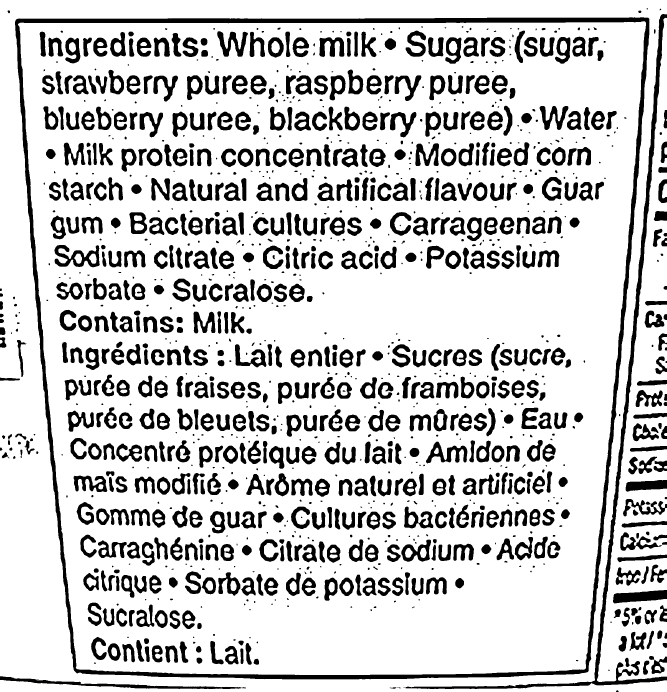
#> input picture processed_output.png, 2000 x 2076 px (shown at 1/3 size)
$ python -i preprocessing_old.py   (imports and definitions only)   (older library calls are emulated)
#> lines starting #> are read from the running program, lines starting #| are printed output that depends on the picture; after the words box and inside, x2 and y2 are one past the last pixel; in counts of white or black regions, pixels touching at a corner belong together
#> `picture = cv2.imread('../../processed_output.png', cv2.IMREAD_GRAYSCALE)`: picture: shape (2076, 2000); 79.8% white; 1256 black regions (236 under 20 px), largest, box (x1, y1, x2, y2) and area: (45, 52, 1948, 2038) 88315, (1210, 42, 2000, 2067) 31417, (0, 2029, 725, 2067) 5667
from dataclasses import dataclass
from typing import Optional, Tuple
import cv2
import numpy as np

### CONSTANTS ###
TARGET_WIDTH = 1800          # every image is resized to this width (keeps scan time predictable, criterion #20)
SHARPNESS_THRESHOLD = 100.0  # minimum Laplacian variance, measured AFTER resizing so it is consistent
USE_SHARPENING = False       # experimental: switch on to compare confidence with/without
MEDIAN_KERNEL = 5            # must be odd; wider than the grain left after resizing
CLAHE_CLIP_LIMIT = 1.5
CLAHE_TILE_GRID = (8, 8)
ADAPTIVE_BLOCK_SIZE = 51     # must be odd; larger than a character stroke at TARGET_WIDTH
ADAPTIVE_C = 12              # higher = thinner strokes, less flat-area speckle
MIN_COMPONENT_AREA = 15      # blobs smaller than this (in pixels) are treated as noise
ROI_MIN_AREA_RATIO = 0.10    # candidate text box must cover 10-90% of the image
ROI_MAX_AREA_RATIO = 0.90
ROI_PADDING = 10             # pixels kept around the detected box


@dataclass
class PreprocessResult:
    success: bool
    image: Optional[np.ndarray] = None
    reason: Optional[str] = None


def convert_to_greyscale(image: np.ndarray) -> np.ndarray:
    """Converts a BGR image array into a 1-channel greyscale image."""
    return cv2.cvtColor(image, cv2.COLOR_BGR2GRAY)


# [8 lines left out: function resize_to_target_width, not called in this run]


def calculate_sharpness(grey_image: np.ndarray) -> float:
    """Variance of the Laplacian. Low variance means few sharp edges, so the image is blurry."""
    return float(cv2.Laplacian(grey_image, cv2.CV_64F).var())


# [13 lines left out: functions remove_noise, sharpen_image, not called in this run]


def normalize_contrast(grey_image: np.ndarray) -> np.ndarray:
    """Stretches pixel intensities across the full 0-255 range to fix dim lighting."""
    return cv2.normalize(grey_image, None, alpha=0, beta=255, norm_type=cv2.NORM_MINMAX)


# [28 lines left out: functions enhance_contrast, apply_threshold, remove_small_components, not called in this run]


def find_text_region(grey_image: np.ndarray) -> Optional[Tuple[int, int, int, int]]:
    """Looks for the largest four-sided contour (the boxed ingredients panel).
    Returns (x, y, w, h), or None if nothing suitable is found."""
    blurred = cv2.GaussianBlur(grey_image, (5, 5), 0)
    edges = cv2.Canny(blurred, 50, 150)
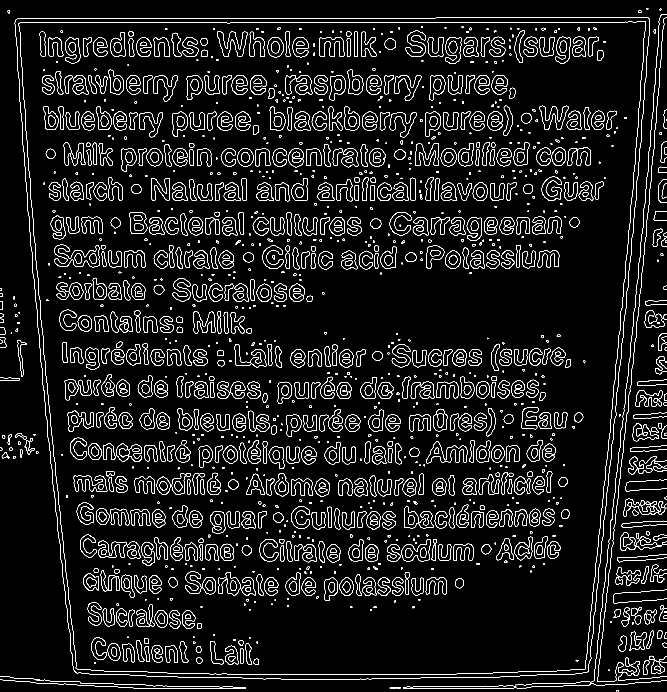
#> edges: shape (2076, 2000) (shown at 1/3 size); 4.5% white in thin lines or dots
    edges = cv2.dilate(edges, np.ones((3, 3), np.uint8), iterations=1)  # closes gaps in the border
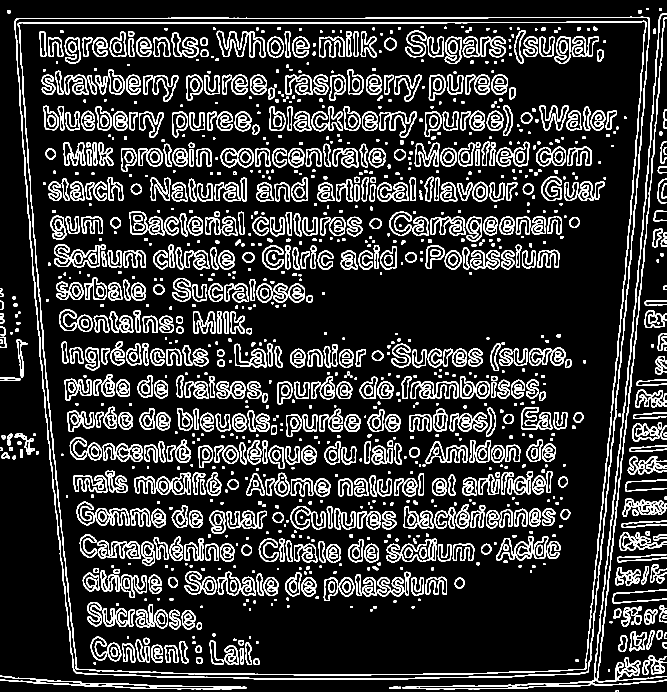
#> edges: shape (2076, 2000) (shown at 1/3 size); 14.1% white; 1423 white regions (1 under 20 px)

    contours, _ = cv2.findContours(edges, cv2.RETR_LIST, cv2.CHAIN_APPROX_SIMPLE)
#> contours = 2620 contours, 311 with area under 20; largest, box (x1, y1, x2, y2) and area: (43, 50, 1949, 2039) 3443676, (45, 52, 1947, 2037) 3427998, (53, 62, 1939, 2026) 3355310, (55, 65, 1937, 2024) 3339828, (1208, 41, 2000, 2068) 10428
    image_area = grey_image.shape[0] * grey_image.shape[1]
#> image_area = 4152000

    best_box = None
    best_area = 0
    for contour in contours:
        perimeter = cv2.arcLength(contour, True)
        approx = cv2.approxPolyDP(contour, 0.02 * perimeter, True)
        if len(approx) != 4:
            continue
        x, y, w, h = cv2.boundingRect(approx)
        area = w * h
        if ROI_MIN_AREA_RATIO * image_area <= area <= ROI_MAX_AREA_RATIO * image_area:
            if area > best_area:
                best_area = area
                best_box = (x, y, w, h)
#> this loop made 2620 passes
#> (perimeter, x, y, w, h, area, best_area) on passes 2609 to 2611: (7456.5, 55, 65, 1879, 1941, 3647139, 3647139), (7475.7, 53, 63, 1884, 1945, 3664380, 3664380), (7533.1, 48, 54, 1896, 1965, 3725640, 3725640)
#> perimeter on passes 1, 2, 3, 4, 8, 11: 30.49, 13.66, 9.66, 21.66, 9.66, 46.38
#> after the loop, best_area = 3725640
    return best_box


# [48 lines left out: functions crop_to_region, preprocess_image, not called in this run]


def save_processed_image(processed_image: np.ndarray, output_path: str) -> bool:
    """Saves the processed image to a separate output file."""
    return cv2.imwrite(output_path, processed_image)


# [13 lines left out: function measure_confidence, not called in this run]


# [19 lines not run here, left out]

>>> import cv2
>>> picture = cv2.imread('../../processed_output.png', cv2.IMREAD_GRAYSCALE)
>>> result = find_text_region(picture)
#> result = (48, 54, 1896, 1965)
